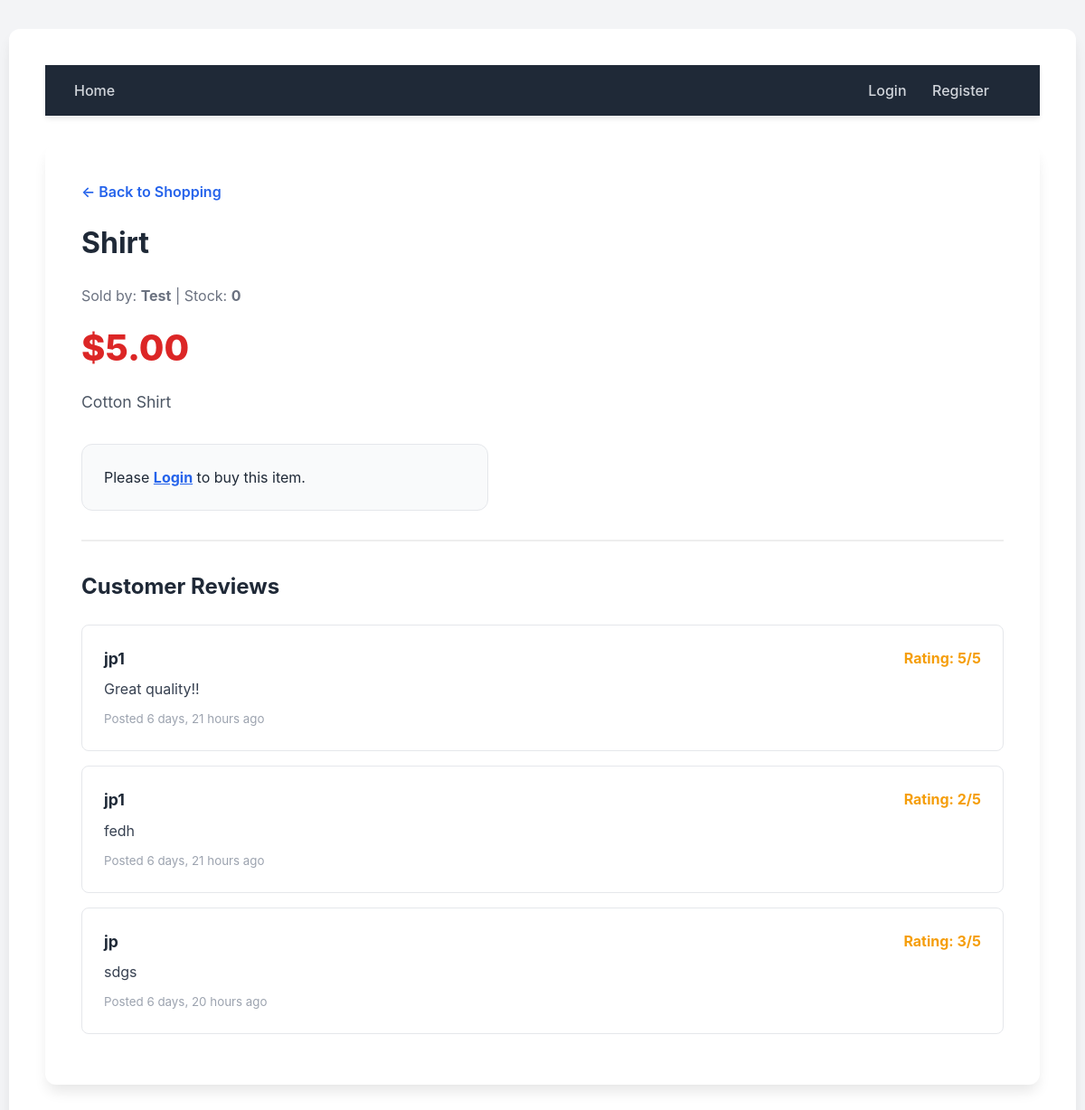
Screenshot of /product/2/ with the database file from the repository.
### store/models.py (models this page shows, shortened)
class Product(models.Model):
    store = models.ForeignKey(
        Store,
        on_delete=models.CASCADE,
        related_name='products'
    )
    name = models.CharField(max_length=255)
    description = models.TextField()
    price = models.DecimalField(max_digits=10, decimal_places=2)
    stock = models.PositiveIntegerField(default=0)

class Store(models.Model):
    vendor = models.ForeignKey(
        User,
        on_delete=models.CASCADE,
        related_name='stores'
    )
    name = models.CharField(max_length=255)
    description = models.TextField(blank=True)
    created_at = models.DateTimeField(auto_now_add=True)

class Review(models.Model):
    product = models.ForeignKey(
        Product,
        on_delete=models.CASCADE,
        related_name='reviews'
    )
    user = models.ForeignKey(User, on_delete=models.CASCADE)
    content = models.TextField()
    rating = models.IntegerField(default=5)
    is_verified = models.BooleanField(default=False)
    created_at = models.DateTimeField(auto_now_add=True)

### store/views.py (the view)
def product_detail(request, product_id):
    product = get_object_or_404(Product, id=product_id)
    reviews = product.reviews.all()
    return render(request, 'store/product_detail.html', {
        'product': product, 'reviews': reviews
    })

### store/templates/store/product_detail.html (shortened to what this page needs)
{% extends 'base.html' %}
{% block content %}
<div class="container">
    <a href="{% url 'product_list' %}" style="display: block; margin-bottom: 20px; color: var(--primary); text-decoration: none; font-weight: 600;">← Back to Shopping</a>
    <div class="product-header" style="border-bottom: 2px solid #eee; padding-bottom: 2rem; margin-bottom: 2rem;">
        <h1>{{ product.name }}</h1>
        <p style="color: #6b7280;">Sold by: <strong>{{ product.store.name }}</strong> | Stock: <strong>{{ product.stock }}</strong></p>
        <p class="price" style="font-size: 2.5rem; color: var(--danger); font-weight: 800; margin: 1rem 0;">${{ product.price }}</p>
        <p style="font-size: 1.1rem; color: #4b5563; max-width: 700px;">{{ product.description }}</p>
        <div style="margin-top: 2rem; padding: 1.5rem; background: #f9fafb; border: 1px solid #e5e7eb; border-radius: 12px; max-width: 400px;">
            {% if user.is_authenticated %}
                {% if user.profile.role == 'buyer' or user.is_superuser %}
                    {% if product.stock > 0 %}
                        <form action="{% url 'add_to_cart' product.id %}" method="POST" style="display: flex; align-items: flex-end; gap: 1rem;">
                            {% csrf_token %}
                            <div style="flex: 1;">
                                <label style="display: block; font-weight: 700; font-size: 0.85rem; margin-bottom: 0.5rem; color: var(--dark);">QUANTITY:</label>
                                <input type="number" name="quantity" value="1" min="1" max="{{ product.stock }}"
                                       style="width: 100%; padding: 0.75rem; border: 2px solid var(--primary); border-radius: 6px; font-weight: bold; text-align: center;">
                            </div>
                            <button type="submit" class="btn btn-success" style="height: 50px; padding: 0 2rem; white-space: nowrap;">
                                Add to Cart
                            </button>
                        </form>
                    {% else %}
                        <p style="color: var(--danger); font-weight: bold; margin: 0;">⚠️ This item is currently sold out.</p>
                    {% endif %}
                {% else %}
                    <p style="color: #6b7280; font-style: italic; margin: 0;">Note: Vendors cannot purchase items.</p>
                {% endif %}
            {% else %}
                <p style="margin: 0;">Please <a href="{% url 'login' %}" style="color: var(--primary); font-weight: bold;">Login</a> to buy this item.</p>
            {% endif %}
        </div>
    </div>
    <div class="reviews-section">
        <div style="display: flex; justify-content: space-between; align-items: center; margin-bottom: 1.5rem;">
            <h2 style="margin: 0;">Customer Reviews</h2>
        </div>
        {% for review in reviews %}
            <div class="card" style="margin-bottom: 1rem;">
                <div style="display: flex; justify-content: space-between; align-items: flex-start; margin-bottom: 0.5rem;">
                    <div>
                        <strong style="font-size: 1.1rem;">{{ review.user.username }}</strong>
                    </div>
                    <div style="color: #f59e0b; font-weight: bold;">Rating: {{ review.rating }}/5</div>
                </div>
                <p style="margin: 0.5rem 0; color: #374151;">{{ review.content }}</p>
                <small style="color: #9ca3af;">Posted {{ review.created_at|timesince }} ago</small>
            </div>
        {% empty %}
            <p style="color: #9ca3af; text-align: center; padding: 2rem;">No reviews yet.</p>
        {% endfor %}
    </div>
</div>
{% endblock %}

### store/templates/base.html (shortened to what this page needs)
<!DOCTYPE html>
<html lang="en">
<head>
</head>
<body>
<div class="container">
    <nav>
        <div>
            <a href="{% url 'product_list' %}">Home</a>
        </div>
        <div>
            {% if user.is_authenticated %}
                <span style="margin-right:15px;"><strong>{{ user.username }}</strong> ({{ user.profile.role }})</span>
                <form action="{% url 'logout' %}" method="post" style="display:inline;">
                    {% csrf_token %}
                    <button type="submit" class="btn btn-logout">Logout</button>
                </form>
            {% else %}
                <a href="{% url 'login' %}">Login</a>
                <a href="{% url 'register_view' %}">Register</a>
            {% endif %}
        </div>
    </nav>
    {% block content %}{% endblock %}
</div>
</body>
</html>

### store/templates/base.html (style rules this page uses)
:root { --primary: #2563eb; --success: #16a34a; --danger: #dc2626; --warning: #f59e0b; --dark: #1f2937; --light: #f9fafb; }
body { font-family: 'Inter', system-ui, sans-serif; margin: 0; background-color: #f3f4f6; color: var(--dark); line-height: 1.5; }
nav { background: var(--dark); color: white; padding: 1rem 2rem; display: flex; justify-content: space-between; align-items: center; box-shadow: 0 4px 6px -1px rgba(0,0,0,0.1); }
nav a { color: #d1d5db; text-decoration: none; font-weight: 500; transition: color 0.2s; margin-right: 1.5rem; }
.container { max-width: 1100px; margin: 2rem auto; background: white; padding: 2.5rem; border-radius: 12px; box-shadow: 0 10px 15px -3px rgba(0,0,0,0.1); }
.card { border: 1px solid #e5e7eb; padding: 1.5rem; border-radius: 8px; margin-bottom: 1rem; transition: transform 0.2s, box-shadow 0.2s; }

### rows the page displays
Product: name "Shirt", store.name "Test", stock "0", price "5.00", description "Cotton Shirt"
Review: user.username "jp1", rating "5", content "Great quality!!", created_at "6 days, 21 hours"
Review: user.username "jp1", rating "2", content "fedh", created_at "6 days, 21 hours"
Review: user.username "jp", rating "3", content "sdgs", created_at "6 days, 20 hours"
